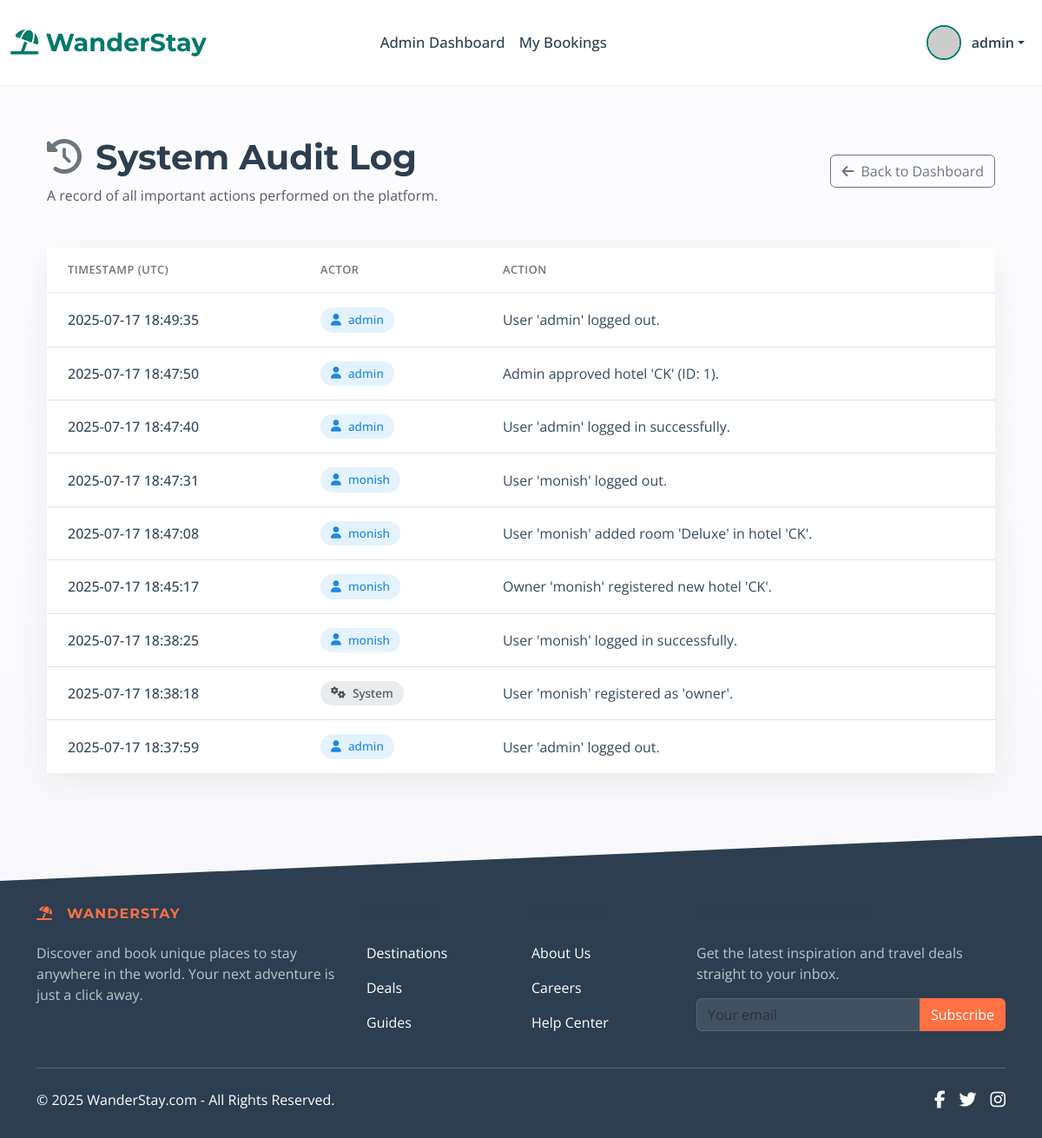
The page /admin/audit_log (signed in) on the database its author committed.
### app.py (models this page shows, shortened)
class User(UserMixin, db.Model):
    id = db.Column(db.Integer, primary_key=True)
    username = db.Column(db.String(80), unique=True, nullable=False)
    email = db.Column(db.String(120), unique=True, nullable=False)
    password_hash = db.Column(db.String(200), nullable=False)
    role = db.Column(db.String(20), nullable=False, default='user')
    is_active = db.Column(db.Boolean, default=True, nullable=False)
    created_at = db.Column(db.DateTime, default=datetime.utcnow)
    bookings = db.relationship('Booking', backref='booker', lazy=True, foreign_keys='Booking.user_id', cascade="all, delete-orphan")
    wishlist_items = db.relationship('Wishlist', backref='user', lazy='dynamic', cascade='all, delete-orphan')
    audit_logs = db.relationship('AuditLog', backref='actor', lazy=True, foreign_keys='AuditLog.user_id')
    hotels = db.relationship('Hotel', back_populates='owner', lazy=True, cascade="all, delete-orphan", foreign_keys='Hotel.owner_id')

class AuditLog(db.Model):
    id = db.Column(db.Integer, primary_key=True)
    user_id = db.Column(db.Integer, db.ForeignKey('user.id'))
    timestamp = db.Column(db.DateTime, default=datetime.utcnow)
    action = db.Column(db.String(255), nullable=False)

### app.py (the view)
@app.route('/admin/audit_log')
@role_required('admin')
def admin_audit_log():
    page = request.args.get('page', 1, type=int)
    logs = AuditLog.query.order_by(desc(AuditLog.timestamp)).paginate(page=page, per_page=30)
    return render_template('admin_audit_log.html', logs=logs)

### app.py (called while the page is built)
@login_manager.user_loader
def load_user(user_id):
    user = User.query.get(int(user_id))
    if user and user.is_active:
        return user
    return None

def role_required(role_name):
    def decorator(f):
        @wraps(f)
        @login_required
        def decorated_function(*args, **kwargs):
            roles = role_name if isinstance(role_name, list) else [role_name]
            if current_user.role not in roles:
                flash(f"Access Denied: You need one of the following roles: {', '.join(roles)}.", "danger")
                return redirect(url_for('index'))
            return f(*args, **kwargs)
        return decorated_function
    return decorator

@app.context_processor
def utility_processor():
    def is_hotel_in_wishlist(hotel_id):
        if current_user.is_authenticated:
            return Wishlist.query.filter_by(user_id=current_user.id, hotel_id=hotel_id).first() is not None
        return False
    return dict(is_hotel_in_wishlist=is_hotel_in_wishlist)

### templates/admin_audit_log.html (shortened to what this page needs)
{% extends "base.html" %}
{% block content %}
<div class="container my-5">
    <div class="d-flex justify-content-between align-items-center mb-5">
        <div>
            <h1 class="display-6 fw-bold" style="color: #2c3e50;"><i class="fas fa-history me-3 text-secondary"></i>System Audit Log</h1>
            <p class="text-muted mb-0">A record of all important actions performed on the platform.</p>
        </div>
        <a href="{{ url_for('admin_dashboard') }}" class="btn btn-outline-secondary">
            <i class="fas fa-arrow-left me-2"></i>Back to Dashboard
        </a>
    </div>
    <div class="card" style="border: none; border-radius: 16px; box-shadow: 0 8px 40px rgba(0,0,0,0.07);">
        <div class="card-body p-0">
            <div class="table-responsive">
                <table class="table table-hover align-middle mb-0">
                    <thead>
                        <tr>
                            <th style="padding: 1rem 1.5rem;">Timestamp (UTC)</th>
                            <th style="padding: 1rem 1.5rem;">Actor</th>
                            <th style="padding: 1rem 1.5rem;">Action</th>
                        </tr>
                    </thead>
                    <tbody>
                        {% for log in logs.items %}
                        <tr style="border-top: 1px solid #f1f3f5;">
                            <td style="padding: 1rem 1.5rem;">
                                <div style="color: #34495e; font-weight: 500;">{{ log.timestamp.strftime('%Y-%m-%d %H:%M:%S') }}</div>
                            </td>
                            <td style="padding: 1rem 1.5rem;">
                                {% if log.actor %}
                                    <span class="actor-pill" style="background-color: #e3f2fd; color: #1e88e5;">
                                        <i class="fas fa-user me-2"></i>{{ log.actor.username }}
                                    </span>
                                {% else %}
                                    <span class="actor-pill" style="background-color: #e9ecef; color: #495057;">
                                        <i class="fas fa-cogs me-2"></i>System
                                    </span>
                                {% endif %}
                            </td>
                            <td style="padding: 1rem 1.5rem;">
                                <span style="color: #34495e;">{{ log.action }}</span>
                            </td>
                        </tr>
                        {% else %}
                        <tr>
                            <td colspan="3" class="text-center p-5 text-muted">
                                There are no audit logs to display.
                            </td>
                        </tr>
                        {% endfor %}
                    </tbody>
                </table>
            </div>
        </div>
    </div>
</div>
{% endblock %}

### templates/base.html (shortened to what this page needs)
<!DOCTYPE html>
<html lang="en">
<head>
    <link href="https://cdn.jsdelivr.net/npm/bootstrap@5.3.2/dist/css/bootstrap.min.css" rel="stylesheet">
    <link rel="stylesheet" href="https://cdnjs.cloudflare.com/ajax/libs/font-awesome/6.4.2/css/all.min.css" />
    <link rel="stylesheet" href="https://unpkg.com/leaflet@1.9.4/dist/leaflet.css"/>
</head>
<body class="d-flex flex-column min-vh-100">
    <nav class="navbar navbar-expand-lg fixed-top py-3" style="background-color: rgba(255, 255, 255, 0.85); backdrop-filter: blur(12px); -webkit-backdrop-filter: blur(12px); border-bottom: 1px solid rgba(0, 0, 0, 0.07);">
        <div class="container-fluid">
            <a class="navbar-brand" href="{{ url_for('index') }}" style="font-weight: 700; color: var(--primary-color); font-size: 1.8rem; text-decoration: none;">
                <i class="fas fa-umbrella-beach"></i> WanderStay
            </a>
            <div class="collapse navbar-collapse" id="navbarNav">
                <ul class="navbar-nav mx-auto mb-2 mb-lg-0" style="font-size: 1.05rem;">
                    {% include 'partials/_nav_links.html' %}
                </ul>
                <ul class="navbar-nav ms-auto mb-2 mb-lg-0 align-items-center">
                    {% if current_user.is_authenticated %}
                        <li class="nav-item dropdown">
                            <a class="nav-link dropdown-toggle d-flex align-items-center" href="#" id="navbarUserDropdown" role="button" data-bs-toggle="dropdown" aria-expanded="false" style="color: var(--text-color-dark);">
                                <img src="https://i.pravatar.cc/40?u={{ current_user.id }}" alt="User" style="width: 40px; height: 40px; border-radius: 50%; margin-right: 12px; border: 2px solid var(--primary-color);">
                                <span style="font-weight: 600;">{{ current_user.username }}</span>
                            </a>
                        </li>
                    {% endif %}
                </ul>
            </div>
        </div>
    </nav>
    <main class="flex-grow-1">
        {% block content_container %}
        <div class="container py-4">
            {% block content %}{% endblock %}
        </div>
        {% endblock %}
    </main>
    <footer class="mt-auto text-white" style="background-color: var(--text-color-dark); padding: 5rem 0 2rem 0; clip-path: polygon(0 15%, 100% 0, 100% 100%, 0% 100%);">
        <div class="container text-center text-md-start">
            <div class="row gy-4">
                <div class="col-lg-4 col-md-6">
                    <h6 class="text-uppercase fw-bold mb-4" style="font-family: 'Montserrat', sans-serif; color: var(--accent-color); letter-spacing: 1px;">
                        <i class="fas fa-umbrella-beach me-3"></i>WanderStay
                    </h6>
                    <p style="color: rgba(255,255,255,0.7);">
                        Discover and book unique places to stay anywhere in the world. Your next adventure is just a click away.
                    </p>
                </div>
                <div class="col-lg-2 col-md-6">
                    <h6 class="text-uppercase fw-bold mb-4">Explore</h6>
                    <p><a href="#!" class="text-reset" style="text-decoration: none; transition: color 0.2s ease;">Destinations</a></p>
                    <p><a href="#!" class="text-reset" style="text-decoration: none; transition: color 0.2s ease;">Deals</a></p>
                    <p><a href="#!" class="text-reset" style="text-decoration: none; transition: color 0.2s ease;">Guides</a></p>
                </div>
                <div class="col-lg-2 col-md-6">
                    <h6 class="text-uppercase fw-bold mb-4">Company</h6>
                    <p><a href="#!" class="text-reset" style="text-decoration: none; transition: color 0.2s ease;">About Us</a></p>
                    <p><a href="#!" class="text-reset" style="text-decoration: none; transition: color 0.2s ease;">Careers</a></p>
                    <p><a href="#!" class="text-reset" style="text-decoration: none; transition: color 0.2s ease;">Help Center</a></p>
                </div>
                <div class="col-lg-4 col-md-6">
                    <h6 class="text-uppercase fw-bold mb-4">Join Our Newsletter</h6>
                    <p style="color: rgba(255,255,255,0.7);">Get the latest inspiration and travel deals straight to your inbox.</p>
                    <div class="input-group mb-3">
                        <input type="text" class="form-control" placeholder="Your email" style="background-color: rgba(255,255,255,0.1); border: 1px solid rgba(255,255,255,0.2); color: white;">
                        <button class="btn" type="button" style="background-color: var(--accent-color); color: white; border-color: var(--accent-color);">Subscribe</button>
                    </div>
                </div>
            </div>
            <div class="d-flex justify-content-between align-items-center pt-4 mt-4" style="border-top: 1px solid rgba(255,255,255,0.2);">
                <p class="mb-0">© <span id="currentYear"></span> WanderStay.com - All Rights Reserved.</p>
                <div class="d-flex">
                    <a href="" class="me-3 text-reset"><i class="fab fa-facebook-f fa-lg"></i></a>
                    <a href="" class="me-3 text-reset"><i class="fab fa-twitter fa-lg"></i></a>
                    <a href="" class="text-reset"><i class="fab fa-instagram fa-lg"></i></a>
                </div>
            </div>
        </div>
    </footer>
</body>
</html>

### templates/base.html (style rules this page uses)
:root { --primary-color: #00796B; --accent-color: #FF7043; --text-color-dark: #2c3e50; --text-color-light: #555; --background-light: #fdfdff; --background-soft: #f8f9fa; }
body { padding-top: 85px; font-family: 'Open Sans', sans-serif; background: linear-gradient(180deg, var(--background-light) 0%, #f7f7f9 100%); color: var(--text-color-light); }
h1, h2, h3, h4, h5, h6, .navbar-brand { font-family: 'Montserrat', sans-serif; color: var(--text-color-dark); }
.navbar .nav-link { font-weight: 500; color: var(--text-color-dark); transition: color 0.3s ease; position: relative; padding: 0.8rem 1rem; }

### templates/admin_audit_log.html (style rules this page uses)
body { background-color: #f8f9fa; }
.table thead th { text-transform: uppercase; letter-spacing: 0.5px; font-size: 0.8rem; color: #6c757d; font-weight: 600; border-bottom: 2px solid #eef2f7; }
.table tbody tr:last-child td { border-bottom: none; }
.actor-pill { display: inline-flex; align-items: center; padding: 4px 12px; border-radius: 20px; font-size: 0.85rem; font-weight: 500; }

### rows shown on the page
User: username "admin"
AuditLog: timestamp "2025-07-17 18:49:35", actor.username "admin", action "User 'admin' logged out."
AuditLog: timestamp "2025-07-17 18:47:50", actor.username "admin", action "Admin approved hotel 'CK' (ID: 1)."
AuditLog: timestamp "2025-07-17 18:47:40", actor.username "admin", action "User 'admin' logged in successfully."
AuditLog: timestamp "2025-07-17 18:47:31", actor.username "monish", action "User 'monish' logged out."
AuditLog: timestamp "2025-07-17 18:47:08", actor.username "monish", action "User 'monish' added room 'Deluxe' in hotel 'CK'."
AuditLog: timestamp "2025-07-17 18:45:17", actor.username "monish", action "Owner 'monish' registered new hotel 'CK'."
AuditLog: timestamp "2025-07-17 18:38:25", actor.username "monish", action "User 'monish' logged in successfully."
AuditLog: timestamp "2025-07-17 18:38:18", shows "System", action "User 'monish' registered as 'owner'."
AuditLog: timestamp "2025-07-17 18:37:59", actor.username "admin", action "User 'admin' logged out."
